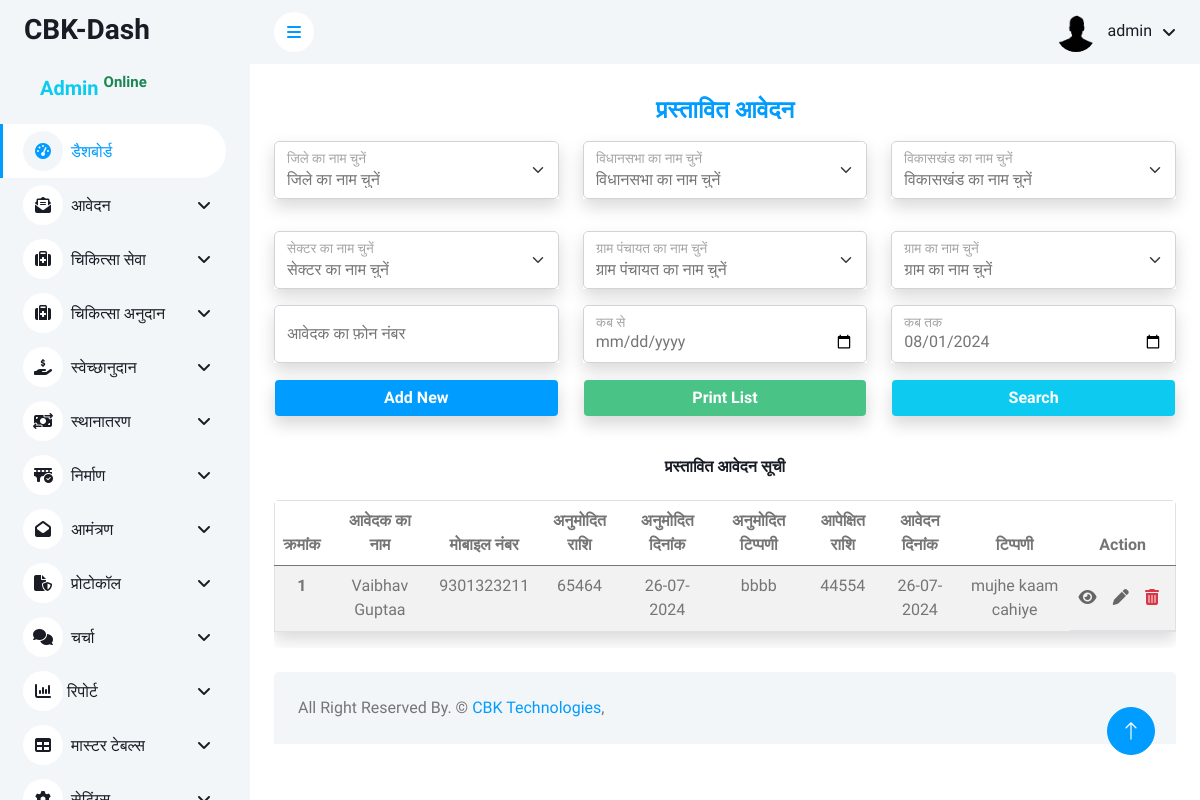
The app's page /admin/chikitsa/prastavit_aavedan.php (signed in) with its own data.
### tables this page shows
CREATE TABLE `chikitsa` (
  `id` int(11) NOT NULL,
  `inquiry_no` varchar(30) NOT NULL,
  `name` varchar(100) NOT NULL,
  `phone_number` varchar(15) NOT NULL,
  `designation` varchar(100) NOT NULL,
  `district_id` int(11) NOT NULL,
  `vidhansabha_id` int(11) NOT NULL,
  `vikaskhand_id` int(11) NOT NULL,
  `sector_id` int(11) NOT NULL,
  `gram_panchayat_id` varchar(100) NOT NULL,
  `gram_id` varchar(100) NOT NULL,
  `subject` varchar(255) NOT NULL,
  `reference` varchar(100) NOT NULL,
  `expectations_amount` int(11) NOT NULL,
  `application_date` date NOT NULL,
  `file_upload` varchar(255) NOT NULL,
  `comment` text NOT NULL,
  `status` int(11) NOT NULL DEFAULT 0 COMMENT '0 = प्राप्त आवेदन\r\n1 = प्रस्तावित आवेदन\r\n2 = स्वीकृत आवेदन \r\n3 = प्रेषित स्वीकृत आवेदन\r\n4 = अस्वीकृत आवेदन ',
  `anumodit_amount` varchar(200) NOT NULL DEFAULT '',
  `aadesh_no` varchar(200) NOT NULL DEFAULT '',
  `anumodit_date` date DEFAULT NULL,
  `view_comment` text NOT NULL,
  `create_date` timestamp NOT NULL DEFAULT current_timestamp(),
  `update_date` timestamp NOT NULL DEFAULT current_timestamp() ON UPDATE current_timestamp(),
  `sveekrt_amount` varchar(200) NOT NULL,
  `sveekrt_no` varchar(100) NOT NULL,
  `sveekrt_comment` text NOT NULL,
  `sveekrt_date` date DEFAULT NULL,
  `yojna_id` int(11) NOT NULL,
  `ptr_sender` varchar(200) NOT NULL,
  `presit_date` date DEFAULT NULL,
  `anudan_prapt_add` varchar(200) NOT NULL
);

### admin/chikitsa/prastavit_aavedan.php (the view, shortened to what this page needs)
<?php include('../config/dbconnection.php') ?>
<?php
$tblname = "chikitsa";
$tblkey = "id";
$pagename = "प्रस्तावित आवेदन";
if ($_SERVER['REQUEST_METHOD'] == 'POST' && isset($_POST['search'])) {
    $district_id = isset($_POST['district_id']) ? $_POST['district_id'] : '';
    $vidhansabha_id = isset($_POST['vidhansabha_id']) ? $_POST['vidhansabha_id'] : '';
    $vikaskhand_id = isset($_POST['vikaskhand_id']) ? $_POST['vikaskhand_id'] : '';
    $sector_id = isset($_POST['sector_id']) ? $_POST['sector_id'] : '';
    $gram_panchayat_id = isset($_POST['gram_panchayat_id']) ? $_POST['gram_panchayat_id'] : '';
    $gram_id = isset($_POST['gram_id']) ? $_POST['gram_id'] : '';
    $phone_number = isset($_POST['phone_number']) ? $_POST['phone_number'] : '';
    $from_date = isset($_POST['from_date']) ? $_POST['from_date'] : '';
    $to_date = isset($_POST['to_date']) ? $_POST['to_date'] : '';
    $sql = "SELECT a.*, d.district_name, v.vidhansabha_name, vk.vikaskhand_name, s.sector_name, gp.gram_panchayat_name, g.gram_name
    FROM $tblname a
    LEFT JOIN district_master d ON a.district_id = d.district_id
    LEFT JOIN vidhansabha_master v ON a.vidhansabha_id = v.vidhansabha_id
    LEFT JOIN vikaskhand_master vk ON a.vikaskhand_id = vk.vikaskhand_id
    LEFT JOIN sector_master s ON a.sector_id = s.sector_id
    LEFT JOIN gram_panchayat_master gp ON a.gram_panchayat_id = gp.gram_panchayat_id
    LEFT JOIN gram_master g ON a.gram_id = g.gram_id
    WHERE a.status=1";
    if (!empty($district_id)) {
        $sql .= " AND a.district_id = '" . mysqli_real_escape_string($conn, $district_id) . "'";
    }
    if (!empty($vidhansabha_id)) {
        $sql .= " AND a.vidhansabha_id = '" . mysqli_real_escape_string($conn, $vidhansabha_id) . "'";
    }
    if (!empty($vikaskhand_id)) {
        $sql .= " AND a.vikaskhand_id = '" . mysqli_real_escape_string($conn, $vikaskhand_id) . "'";
    }
    if (!empty($sector_id)) {
        $sql .= " AND a.sector_id = '" . mysqli_real_escape_string($conn, $sector_id) . "'";
    }
    if (!empty($gram_panchayat_id)) {
        $sql .= " AND a.gram_panchayat_id = '" . mysqli_real_escape_string($conn, $gram_panchayat_id) . "'";
    }
    if (!empty($gram_id)) {
        $sql .= " AND a.gram_id = '" . mysqli_real_escape_string($conn, $gram_id) . "'";
    }
    if (!empty($phone_number)) {
        $sql .= " AND phone_number = '" . mysqli_real_escape_string($conn, $phone_number) . "'";
    }
    if (!empty($from_date) && !empty($to_date)) {
        $sql .= " AND application_date BETWEEN '" . mysqli_real_escape_string($conn, $from_date) . "' AND '" . mysqli_real_escape_string($conn, $to_date) . "'";
    }
    $sql .= " ORDER BY id DESC";
} else {
    $sql = "SELECT a.*, d.district_name, v.vidhansabha_name, vk.vikaskhand_name, s.sector_name, gp.gram_panchayat_name, g.gram_name
    FROM $tblname a
    LEFT JOIN district_master d ON a.district_id = d.district_id
    LEFT JOIN vidhansabha_master v ON a.vidhansabha_id = v.vidhansabha_id
    LEFT JOIN vikaskhand_master vk ON a.vikaskhand_id = vk.vikaskhand_id
    LEFT JOIN sector_master s ON a.sector_id = s.sector_id
    LEFT JOIN gram_panchayat_master gp ON a.gram_panchayat_id = gp.gram_panchayat_id
    LEFT JOIN gram_master g ON a.gram_id = g.gram_id
    WHERE a.status=1
    ORDER BY a.$tblkey DESC";
}
$fetch = mysqli_query($conn, $sql);
?>
<?php include('../includes/header.php') ?>
<?php include('../includes/sidebar.php') ?>
<?php include('../includes/navbar.php') ?>
<div class="container-fluid pt-4 px-4">
    <h4 class="text-center fw-bolder text-primary mb-3"><?= $pagename; ?></h4>
    <form action="" method="post">
        <div class="row">
            <div class="col-lg-4 text-center mb-3">
                <div class="form-group shadow">
                    <div class="form-floating mb-3">
                        <select name="district_id" id="districtSelect" class="form-select form-control bg-white">
                            <option value="" selected>जिले का नाम चुनें</option>
                        </select>
                        <label for="districtSelect">जिले का नाम चुनें </label>
                    </div>
                </div>
            </div>
            <div class="col-lg-4">
                <div class="form-group shadow">
                    <div class="form-floating mb-3">
                        <select name="vidhansabha_id" id="vidhansabhaSelect" class="form-select form-control bg-white ">
                            <option value="" selected>विधानसभा का नाम चुनें</option>
                        </select>
                        <label for="vidhansabha">विधानसभा का नाम चुनें </label>
                    </div>
                </div>
            </div>
            <div class="col-lg-4">
                <div class="form-group shadow">
                    <div class="form-floating mb-3">
                        <select name="vikaskhand_id" id="vikaskhandSelect" class="form-select form-control bg-white">
                            <option value="" selected disabled>विकासखंड का नाम चुनें</option>
                        </select>
                        <label for="vikaskhand">विकासखंड का नाम चुनें </label>
                    </div>
                </div>
            </div>
            <div class="col-lg-4">
                <div class="form-group shadow">
                    <div class="form-floating mb-3">
                        <select name="sector_id" id="sectorSelect" class="form-select form-control bg-white">
                            <option value="" selected>सेक्टर का नाम चुनें</option>
                        </select>
                        <label for="sector">सेक्टर का नाम चुनें </label>
                    </div>
                </div>
            </div>
            <div class="col-lg-4">
                <div class="form-group shadow">
                    <div class="form-floating mb-3">
                        <select name="gram_panchayat_id" id="gramPanchayatSelect" class="form-select form-control bg-white">
                            <option value="" selected>ग्राम पंचायत का नाम चुनें</option>
                        </select>
                        <label for="gram_panchayt">ग्राम पंचायत का नाम चुनें </label>
                    </div>
                </div>
            </div>
            <div class="col-lg-4">
                <div class="form-group shadow">
                    <div class="form-floating mb-3">
                        <select class="form-select" id="gramSelect" name="gram_id">
                            <option value="" selected>ग्राम का नाम चुनें</option>
                        </select>
                        <label for="gram">ग्राम का नाम चुनें </label>
                    </div>
                </div>
            </div>
            <div class="col-lg-4">
                <div class="form-group shadow">
                    <div class="form-floating mb-3">
                        <input type="text" name="phone_number" class="form-control" id="phone_number" placeholder="आवेदक का फ़ोन नंबर" onkeypress='return event.charCode >= 48 && event.charCode <= 57'>
                        <label for="mobile">आवेदक का फ़ोन नंबर </label>
                    </div>
                </div>
            </div>
            <div class="col-lg-4">
                <div class="form-group shadow">
                    <div class="form-floating mb-3">
                        <input type="date" name="from_date" class="form-control" id="from_date" placeholder="कब से ">
                        <label for="from_date">कब से</label>
                    </div>
                </div>
            </div>
            <div class="col-lg-4">
                <div class="form-group shadow">
                    <div class="form-floating mb-3">
                        <?php
                        $currentDate = date('Y-m-d');
                        ?>
                        <input type="date" name="to_date" value="<?= $currentDate ?>" class="form-control" id="to_date" placeholder="कब तक ">
                        <label for="to_date">कब तक</label>
                    </div>
                </div>
            </div>
            <div class="col-lg-4 text-center mb-3">
                <a name="Add_New" onclick="location.href='swekshanudan.php';" class="form-control text-center text-white btn text-center shadow bg-primary" style="background-color:#4ac387;"><b>Add New</b></a>
            </div>
            <div class="col-lg-4 text-center mb-3">
                <div name="PrintList" onclick="" class="form-control text-center text-white btn text-center shadow" style="background-color:#4ac387;"><b>Print List</b></div>
            </div>
            <div class="col-lg-4 text-center mb-3">
                <button name="search" class="form-control text-center text-white btn text-center shadow bg-info" type="submit"><b>Search</b></button>
            </div>
        </div>
    </form>
</div>
<div class="container-fluid px-4">
    <div class="row">
        <div class="col-sm-12 col-lg-12">
            <h6 class="mb-4 text-center mt-2 pt-3 "><?= $pagename; ?> सूची</h6>
            <div class=" rounded" style="overflow-y: scroll;">
                <table class="table table-striped border shadow">
                    <thead class=" head">
                        <tr class="text-center">
                            <th scope="col">क्रमांक</th>
                            <th scope="col">आवेदक का नाम</th>
                            <th scope="col">मोबाइल नंबर</th>
                            <th scope="col">अनुमोदित राशि</th>
                            <th scope="col">अनुमोदित दिनांक</th>
                            <th scope="col">अनुमोदित टिप्पणी</th>
                            <th scope="col">आपेक्षित राशि</th>
                            <th scope="col">आवेदन दिनांक</th>
                            <th scope="col">टिप्पणी</th>
                            <th scope="col">Action</th>
                        </tr>
                    </thead>
                    <tbody>
                        <?php
                        $i = 1;
                        while ($row = mysqli_fetch_array($fetch)) {
                        ?>
                            <tr class=" text-center">
                                <th scope="row"><?= $i++ ?></th>
                                <td><?= $row['name'] ?></td>
                                <td><?= $row['phone_number'] ?></td>
                                <td><?= $row['anumodit_amount'] ?></td>
                                <td><?= date("d-m-Y", strtotime($row['anumodit_date'])) ?></td>
                                <td><?= $row['view_comment'] ?></td>
                                <td><?= $row['expectations_amount'] ?></td>
                                <td><?= date("d-m-Y", strtotime($row['application_date'])) ?></td>
                                <td><?= $row['comment'] ?></td>
                                <td class="action">
                                    <a href="#" onclick="view(<?= $row['id'] ?>)"><i class="fas fa-eye me-2 " title="View"></i></a>
                                    <a href="#" onclick="edit(<?= $row['id'] ?>)"><i class="fas fa-pen me-2 " title="Edit"></i></a>
                                    <a class="text-danger " href="" onclick="confirmDelete(<?= $row['id']; ?>, '<?php echo $tblname; ?>', '<?= $tblkey ?>')"><i class="fas fa-trash-alt me-2 " title="Delete"></i></a>
                                </td>
                            </tr>
                        <?php } ?>
                    </tbody>
                </table>
            </div>
        </div>
    </div>
</div>
<?php include('../includes/footer.php'); ?>

### admin/css/style.css (style rules this page uses)
:root { --primary: #009CFF; --light: #F3F6F9; --dark: #191C24; }
.btn { transition: .5s; }
.action { display:flex; justify-content: center; align-items: center; }
.action a { text-decoration: none; color: #666; transition: color 0.2s ease; }

### records on screen
chikitsa: name "Vaibhav Guptaa", phone_number "9301323211", anumodit_amount "65464", anumodit_date "26-07-2024", view_comment "bbbb", expectations_amount "44554", application_date "26-07-2024", comment "mujhe kaam cahiye"

### other values on screen
$username "admin"
$pagename "प्रस्तावित आवेदन"
